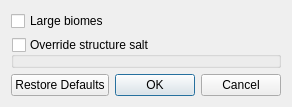
<?xml version="1.0" encoding="UTF-8"?>
<ui version="4.0">
 <class>ExtGenDialog</class>
 <widget class="QDialog" name="ExtGenDialog">
  <property name="windowTitle">
   <string>World Settings (experimental)</string>
  </property>
  <property name="windowIcon">
   <iconset resource="../icons.qrc">
    <normaloff>:/icons/map.png</normaloff>:/icons/map.png</iconset>
  </property>
  <layout class="QGridLayout" name="gridLayout">
   <item row="2" column="0" colspan="2">
    <widget class="QGroupBox" name="groupSalts">
     <property name="title">
      <string>Override structure salt</string>
     </property>
     <property name="checkable">
      <bool>true</bool>
     </property>
     <property name="checked">
      <bool>false</bool>
     </property>
    </widget>
   </item>
   <item row="1" column="0" colspan="2">
    <widget class="QCheckBox" name="checkLarge">
     <property name="toolTip">
      <string>Simulate innertia for the map view</string>
     </property>
     <property name="text">
      <string>Large biomes</string>
     </property>
    </widget>
   </item>
   <item row="3" column="0" colspan="2">
    <widget class="QDialogButtonBox" name="buttonBox">
     <property name="orientation">
      <enum>Qt::Horizontal</enum>
     </property>
     <property name="standardButtons">
      <set>QDialogButtonBox::Cancel|QDialogButtonBox::Ok|QDialogButtonBox::RestoreDefaults</set>
     </property>
    </widget>
   </item>
  </layout>
 </widget>
 <resources>
  <include location="../icons.qrc"/>
 </resources>
 <connections>
  <connection>
   <sender>buttonBox</sender>
   <signal>accepted()</signal>
   <receiver>ExtGenDialog</receiver>
   <slot>accept()</slot>
   <hints>
    <hint type="sourcelabel">
     <x>248</x>
     <y>254</y>
    </hint>
    <hint type="destinationlabel">
     <x>157</x>
     <y>274</y>
    </hint>
   </hints>
  </connection>
  <connection>
   <sender>buttonBox</sender>
   <signal>rejected()</signal>
   <receiver>ExtGenDialog</receiver>
   <slot>reject()</slot>
   <hints>
    <hint type="sourcelabel">
     <x>316</x>
     <y>260</y>
    </hint>
    <hint type="destinationlabel">
     <x>286</x>
     <y>274</y>
    </hint>
   </hints>
  </connection>
 </connections>
</ui>
